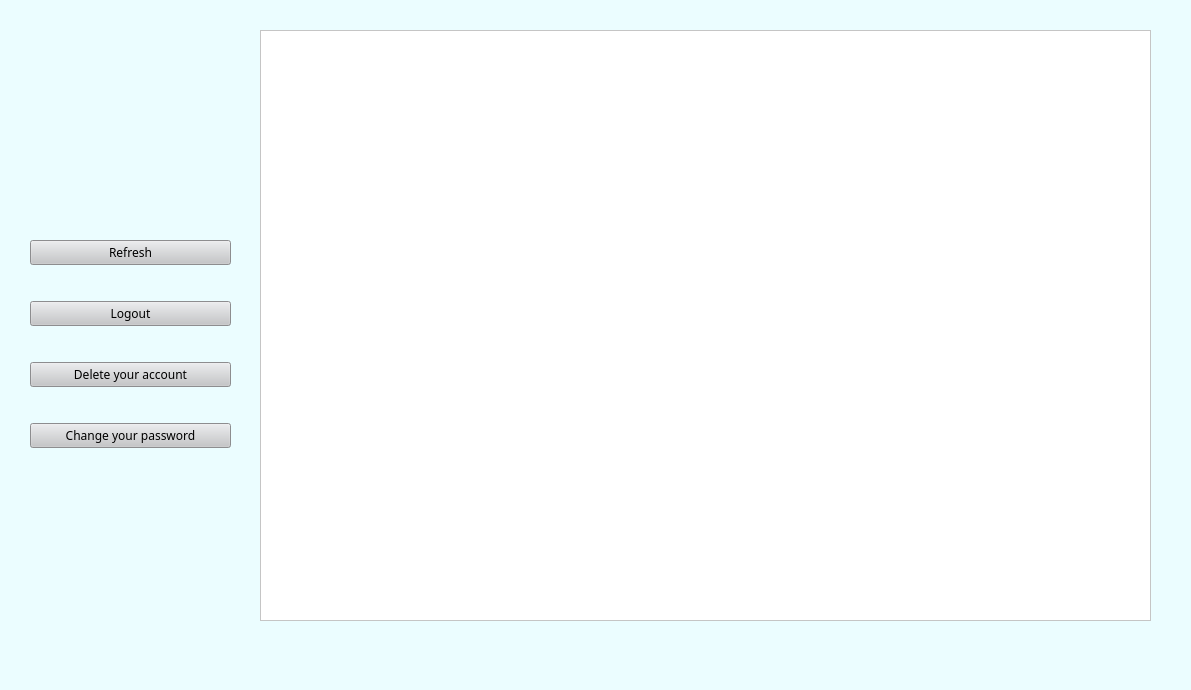
<?xml version="1.0" encoding="UTF-8"?>
<ui version="4.0">
 <class>BorrowedBooksList</class>
 <widget class="QWidget" name="BorrowedBooksList">
  <property name="geometry">
   <rect>
    <x>0</x>
    <y>0</y>
    <width>1191</width>
    <height>690</height>
   </rect>
  </property>
  <property name="windowTitle">
   <string>Borrowed Books</string>
  </property>
  <property name="styleSheet">
   <string notr="true">background-color: rgb(235, 253, 255);
</string>
  </property>
  <widget class="QWidget" name="verticalLayoutWidget">
   <property name="geometry">
    <rect>
     <x>230</x>
     <y>0</y>
     <width>951</width>
     <height>651</height>
    </rect>
   </property>
   <layout class="QVBoxLayout" name="verticalLayout">
    <property name="leftMargin">
     <number>30</number>
    </property>
    <property name="topMargin">
     <number>30</number>
    </property>
    <property name="rightMargin">
     <number>30</number>
    </property>
    <property name="bottomMargin">
     <number>30</number>
    </property>
    <item>
     <widget class="QListWidget" name="borrowedBooksList">
      <property name="styleSheet">
       <string notr="true">background-color: rgb(255, 255, 255);</string>
      </property>
     </widget>
    </item>
   </layout>
  </widget>
  <widget class="QWidget" name="layoutWidget">
   <property name="geometry">
    <rect>
     <x>30</x>
     <y>10</y>
     <width>201</width>
     <height>671</height>
    </rect>
   </property>
   <layout class="QVBoxLayout" name="verticalLayout_2">
    <property name="leftMargin">
     <number>0</number>
    </property>
    <property name="topMargin">
     <number>200</number>
    </property>
    <property name="rightMargin">
     <number>0</number>
    </property>
    <property name="bottomMargin">
     <number>200</number>
    </property>
    <item>
     <widget class="QPushButton" name="refreshBtn">
      <property name="font">
       <font>
        <family>Bahnschrift SemiBold</family>
       </font>
      </property>
      <property name="styleSheet">
       <string notr="true">background-color: rgb(197, 198, 200);</string>
      </property>
      <property name="text">
       <string>Refresh</string>
      </property>
     </widget>
    </item>
    <item>
     <widget class="QPushButton" name="logOutBtn">
      <property name="font">
       <font>
        <family>Bahnschrift SemiBold</family>
       </font>
      </property>
      <property name="styleSheet">
       <string notr="true">background-color: rgb(197, 198, 200);</string>
      </property>
      <property name="text">
       <string>Logout</string>
      </property>
     </widget>
    </item>
    <item>
     <widget class="QPushButton" name="deleteUserBtn">
      <property name="font">
       <font>
        <family>Bahnschrift SemiBold</family>
       </font>
      </property>
      <property name="styleSheet">
       <string notr="true">background-color: rgb(197, 198, 200);</string>
      </property>
      <property name="text">
       <string>Delete your account</string>
      </property>
     </widget>
    </item>
    <item>
     <widget class="QPushButton" name="changePasswordBtn">
      <property name="font">
       <font>
        <family>Bahnschrift SemiBold</family>
       </font>
      </property>
      <property name="styleSheet">
       <string notr="true">background-color: rgb(197, 198, 200);</string>
      </property>
      <property name="text">
       <string>Change your password</string>
      </property>
     </widget>
    </item>
   </layout>
  </widget>
 </widget>
 <layoutdefault spacing="6" margin="11"/>
 <resources/>
 <connections/>
</ui>
